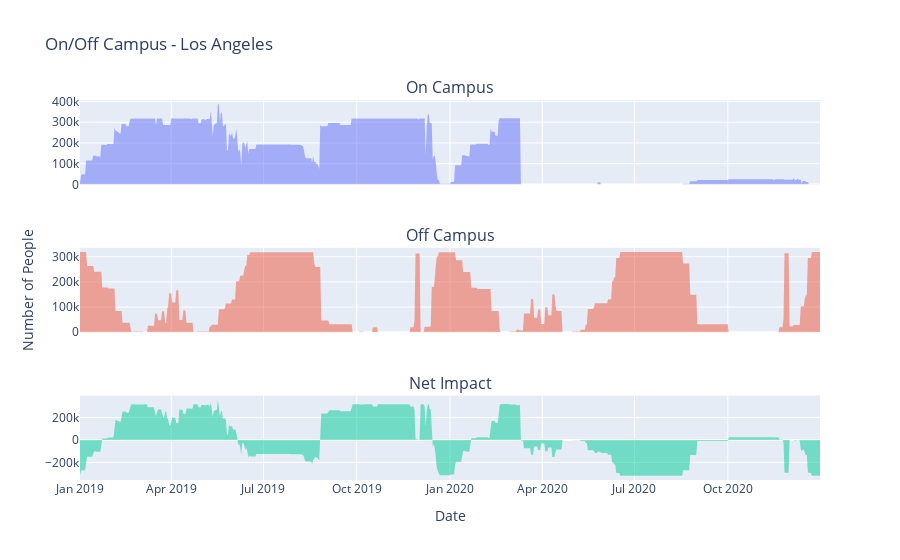

Here is the notebook cell this chart was saved with:
### Code cell
# on_campus minus offcampus
df_day_campus['net_positive_on_campus'] = (df_day_campus[1.0]
                                           - df_day_campus[0.0])
fig = make_subplots(rows=3,
                    cols=1,
                    shared_xaxes=True,
                    start_cell="top-left",
                    horizontal_spacing=0.08,
                    subplot_titles=(['On Campus',
                                     'Off Campus',
                                     'Net Impact']))

fig.add_trace(go.Scatter(x=df_day_campus['daily_breakdown'],
                         y=df_day_campus[1.0],
                         fill='tozeroy',
                         mode='none'
                         ),
              row=1,
              col=1)

fig.add_trace(go.Scatter(x=df_day_campus['daily_breakdown'],
                         y=df_day_campus[0.0],
                         fill='tozeroy',
                         mode='none'
                         ),
              row=2,
              col=1)

fig.add_trace(go.Scatter(x=df_day_campus['daily_breakdown'],
                         y=df_day_campus['net_positive_on_campus'],
                         fill='tozeroy',
                         mode='none'
                         ),
              row=3,
              col=1)

fig.update_layout(showlegend=False)
fig.update_layout(
    title_text="On/Off Campus - {}".
    format(CURRENT_PLACENAME)
                  )

fig.update_xaxes(title_text="Date",
                 row=3,
                 col=1)
fig.update_yaxes(title_text="Number of People",
                 row=2,
                 col=1)
fig.show()

### Figure 1 — Plotly figure (JSON) as saved in the notebook; plotly's stock layout.template omitted (floating-point values rounded to 4 significant figures; data arrays with more than 128 entries replaced by an {"elided": "..."} marker saying what was removed)
{"data": [{"fill": "tozeroy", "mode": "none", "type": "scatter", "x": {"elided": "731 str values"}, "xaxis": "x", "y": {"elided": "731 int values"}, "yaxis": "y"}, {"fill": "tozeroy", "mode": "none", "type": "scatter", "x": {"elided": "731 str values"}, "xaxis": "x2", "y": {"elided": "731 int values"}, "yaxis": "y2"}, {"fill": "tozeroy", "mode": "none", "type": "scatter", "x": {"elided": "731 str values"}, "xaxis": "x3", "y": {"elided": "731 int values"}, "yaxis": "y3"}], "layout": {"annotations": [{"font": {"size": 16}, "showarrow": false, "text": "On Campus", "x": 0.5, "xanchor": "center", "xref": "paper", "y": 1, "yanchor": "bottom", "yref": "paper"}, {"font": {"size": 16}, "showarrow": false, "text": "Off Campus", "x": 0.5, "xanchor": "center", "xref": "paper", "y": 0.6111, "yanchor": "bottom", "yref": "paper"}, {"font": {"size": 16}, "showarrow": false, "text": "Net Impact", "x": 0.5, "xanchor": "center", "xref": "paper", "y": 0.2222, "yanchor": "bottom", "yref": "paper"}], "autosize": true, "showlegend": false, "title": {"text": "On/Off Campus - Los Angeles"}, "xaxis": {"anchor": "y", "autorange": true, "domain": [0, 1], "matches": "x3", "range": ["2019-01-01", "2020-12-31"], "showticklabels": false, "type": "date"}, "xaxis2": {"anchor": "y2", "autorange": true, "domain": [0, 1], "matches": "x3", "range": ["2019-01-01", "2020-12-31"], "showticklabels": false, "type": "date"}, "xaxis3": {"anchor": "y3", "autorange": true, "domain": [0, 1], "range": ["2019-01-01", "2020-12-31"], "title": {"text": "Date"}, "type": "date"}, "yaxis": {"anchor": "x", "autorange": true, "domain": [0.7778, 1], "range": [0, 406900.0], "type": "linear"}, "yaxis2": {"anchor": "x2", "autorange": true, "domain": [0.3889, 0.6111], "range": [0, 335600.0], "title": {"text": "Number of People"}, "type": "linear"}, "yaxis3": {"anchor": "x3", "autorange": true, "domain": [0, 0.2222], "range": [-356400.0, 394700.0], "type": "linear"}}}
